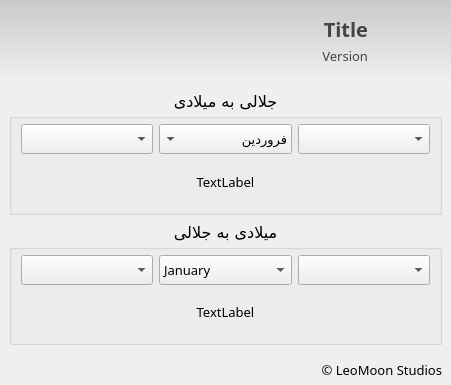
<?xml version="1.0" encoding="UTF-8"?>
<ui version="4.0">
 <class>main</class>
 <widget class="QMainWindow" name="main">
  <property name="geometry">
   <rect>
    <x>0</x>
    <y>0</y>
    <width>451</width>
    <height>385</height>
   </rect>
  </property>
  <property name="minimumSize">
   <size>
    <width>451</width>
    <height>385</height>
   </size>
  </property>
  <property name="maximumSize">
   <size>
    <width>451</width>
    <height>385</height>
   </size>
  </property>
  <property name="windowTitle">
   <string>MainWindow</string>
  </property>
  <property name="windowIcon">
   <iconset resource="resources.qrc">
    <normaloff>:/res/icons/main.svg</normaloff>:/res/icons/main.svg</iconset>
  </property>
  <property name="styleSheet">
   <string notr="true">QFrame#banner {background-color: qlineargradient(x1:0 y1:0, x2:0 y2:1, stop:0 #c9c9c9, stop:1 #F0F0F0); border-radius: 0px;}
QLabel#titleLbl {color: rgb(68,68,68);}
QLabel#verLbl {color: rgb(68,68,68);}</string>
  </property>
  <widget class="QWidget" name="centralwidget">
   <layout class="QVBoxLayout" name="verticalLayout">
    <property name="spacing">
     <number>0</number>
    </property>
    <property name="leftMargin">
     <number>0</number>
    </property>
    <property name="topMargin">
     <number>0</number>
    </property>
    <property name="rightMargin">
     <number>0</number>
    </property>
    <property name="bottomMargin">
     <number>0</number>
    </property>
    <item>
     <widget class="QFrame" name="banner">
      <property name="minimumSize">
       <size>
        <width>0</width>
        <height>81</height>
       </size>
      </property>
      <property name="maximumSize">
       <size>
        <width>16777215</width>
        <height>81</height>
       </size>
      </property>
      <property name="layoutDirection">
       <enum>Qt::RightToLeft</enum>
      </property>
      <property name="frameShape">
       <enum>QFrame::NoFrame</enum>
      </property>
      <property name="frameShadow">
       <enum>QFrame::Raised</enum>
      </property>
      <property name="lineWidth">
       <number>0</number>
      </property>
      <layout class="QHBoxLayout" name="horizontalLayout">
       <property name="spacing">
        <number>0</number>
       </property>
       <property name="leftMargin">
        <number>0</number>
       </property>
       <property name="topMargin">
        <number>0</number>
       </property>
       <property name="rightMargin">
        <number>0</number>
       </property>
       <property name="bottomMargin">
        <number>0</number>
       </property>
       <item>
        <spacer name="horizontalSpacer">
         <property name="orientation">
          <enum>Qt::Horizontal</enum>
         </property>
         <property name="sizeType">
          <enum>QSizePolicy::Fixed</enum>
         </property>
         <property name="sizeHint" stdset="0">
          <size>
           <width>11</width>
           <height>20</height>
          </size>
         </property>
        </spacer>
       </item>
       <item>
        <widget class="QLabel" name="logoLbl">
         <property name="minimumSize">
          <size>
           <width>61</width>
           <height>61</height>
          </size>
         </property>
         <property name="maximumSize">
          <size>
           <width>61</width>
           <height>61</height>
          </size>
         </property>
         <property name="text">
          <string/>
         </property>
         <property name="pixmap">
          <pixmap resource="resources.qrc">:/res/icons/main.svg</pixmap>
         </property>
         <property name="scaledContents">
          <bool>true</bool>
         </property>
        </widget>
       </item>
       <item>
        <spacer name="horizontalSpacer_2">
         <property name="orientation">
          <enum>Qt::Horizontal</enum>
         </property>
         <property name="sizeType">
          <enum>QSizePolicy::Fixed</enum>
         </property>
         <property name="sizeHint" stdset="0">
          <size>
           <width>11</width>
           <height>20</height>
          </size>
         </property>
        </spacer>
       </item>
       <item>
        <widget class="QFrame" name="titleFrm">
         <property name="frameShape">
          <enum>QFrame::NoFrame</enum>
         </property>
         <property name="frameShadow">
          <enum>QFrame::Raised</enum>
         </property>
         <property name="lineWidth">
          <number>0</number>
         </property>
         <layout class="QVBoxLayout" name="verticalLayout_2">
          <property name="spacing">
           <number>6</number>
          </property>
          <property name="leftMargin">
           <number>0</number>
          </property>
          <property name="topMargin">
           <number>0</number>
          </property>
          <property name="rightMargin">
           <number>0</number>
          </property>
          <property name="bottomMargin">
           <number>0</number>
          </property>
          <item>
           <spacer name="verticalSpacer">
            <property name="orientation">
             <enum>Qt::Vertical</enum>
            </property>
            <property name="sizeHint" stdset="0">
             <size>
              <width>20</width>
              <height>18</height>
             </size>
            </property>
           </spacer>
          </item>
          <item>
           <widget class="QLabel" name="titleLbl">
            <property name="maximumSize">
             <size>
              <width>16777215</width>
              <height>25</height>
             </size>
            </property>
            <property name="font">
             <font>
              <family>Vazir</family>
              <pointsize>15</pointsize>
              <weight>75</weight>
              <bold>true</bold>
              <stylestrategy>PreferAntialias</stylestrategy>
             </font>
            </property>
            <property name="text">
             <string>Title</string>
            </property>
            <property name="alignment">
             <set>Qt::AlignRight|Qt::AlignTrailing|Qt::AlignVCenter</set>
            </property>
           </widget>
          </item>
          <item>
           <widget class="QLabel" name="verLbl">
            <property name="font">
             <font>
              <family>Vazir FD</family>
              <pointsize>10</pointsize>
              <stylestrategy>PreferAntialias</stylestrategy>
             </font>
            </property>
            <property name="text">
             <string>Version</string>
            </property>
            <property name="alignment">
             <set>Qt::AlignRight|Qt::AlignTrailing|Qt::AlignVCenter</set>
            </property>
           </widget>
          </item>
          <item>
           <spacer name="verticalSpacer_2">
            <property name="orientation">
             <enum>Qt::Vertical</enum>
            </property>
            <property name="sizeHint" stdset="0">
             <size>
              <width>20</width>
              <height>18</height>
             </size>
            </property>
           </spacer>
          </item>
         </layout>
        </widget>
       </item>
      </layout>
     </widget>
    </item>
    <item>
     <widget class="QFrame" name="contentFrm">
      <property name="frameShape">
       <enum>QFrame::NoFrame</enum>
      </property>
      <property name="frameShadow">
       <enum>QFrame::Raised</enum>
      </property>
      <property name="lineWidth">
       <number>0</number>
      </property>
      <layout class="QVBoxLayout" name="verticalLayout_3">
       <item>
        <widget class="QGroupBox" name="jalaliGrp">
         <property name="font">
          <font>
           <family>Vazir FD</family>
           <pointsize>12</pointsize>
           <stylestrategy>PreferAntialias</stylestrategy>
          </font>
         </property>
         <property name="layoutDirection">
          <enum>Qt::RightToLeft</enum>
         </property>
         <property name="title">
          <string>جلالی به میلادی</string>
         </property>
         <property name="alignment">
          <set>Qt::AlignCenter</set>
         </property>
         <property name="flat">
          <bool>false</bool>
         </property>
         <layout class="QVBoxLayout" name="verticalLayout_5">
          <property name="topMargin">
           <number>5</number>
          </property>
          <item>
           <layout class="QVBoxLayout" name="verticalLayout_4">
            <item>
             <layout class="QHBoxLayout" name="horizontalLayout_3">
              <item>
               <widget class="QComboBox" name="jalaliDCbox">
                <property name="minimumSize">
                 <size>
                  <width>0</width>
                  <height>30</height>
                 </size>
                </property>
                <property name="font">
                 <font>
                  <family>Vazir FD</family>
                  <pointsize>10</pointsize>
                  <stylestrategy>PreferAntialias</stylestrategy>
                 </font>
                </property>
                <property name="layoutDirection">
                 <enum>Qt::LeftToRight</enum>
                </property>
               </widget>
              </item>
              <item>
               <widget class="QComboBox" name="jalaliMCbox">
                <property name="minimumSize">
                 <size>
                  <width>0</width>
                  <height>30</height>
                 </size>
                </property>
                <property name="font">
                 <font>
                  <family>Vazir FD</family>
                  <pointsize>10</pointsize>
                  <stylestrategy>PreferAntialias</stylestrategy>
                 </font>
                </property>
                <property name="layoutDirection">
                 <enum>Qt::RightToLeft</enum>
                </property>
                <item>
                 <property name="text">
                  <string>فروردین</string>
                 </property>
                </item>
                <item>
                 <property name="text">
                  <string>اردیبهشت</string>
                 </property>
                </item>
                <item>
                 <property name="text">
                  <string>خرداد</string>
                 </property>
                </item>
                <item>
                 <property name="text">
                  <string>تیر</string>
                 </property>
                </item>
                <item>
                 <property name="text">
                  <string>مرداد</string>
                 </property>
                </item>
                <item>
                 <property name="text">
                  <string>شهریور</string>
                 </property>
                </item>
                <item>
                 <property name="text">
                  <string>مهر</string>
                 </property>
                </item>
                <item>
                 <property name="text">
                  <string>آبان</string>
                 </property>
                </item>
                <item>
                 <property name="text">
                  <string>آذر</string>
                 </property>
                </item>
                <item>
                 <property name="text">
                  <string>دی</string>
                 </property>
                </item>
                <item>
                 <property name="text">
                  <string>بهمن</string>
                 </property>
                </item>
                <item>
                 <property name="text">
                  <string>اسفند</string>
                 </property>
                </item>
               </widget>
              </item>
              <item>
               <widget class="QComboBox" name="jalaliYCbox">
                <property name="minimumSize">
                 <size>
                  <width>0</width>
                  <height>30</height>
                 </size>
                </property>
                <property name="font">
                 <font>
                  <family>Vazir FD</family>
                  <pointsize>10</pointsize>
                  <stylestrategy>PreferAntialias</stylestrategy>
                 </font>
                </property>
                <property name="layoutDirection">
                 <enum>Qt::LeftToRight</enum>
                </property>
               </widget>
              </item>
             </layout>
            </item>
            <item>
             <widget class="QLabel" name="j2mLbl">
              <property name="font">
               <font>
                <family>Vazir</family>
                <pointsize>10</pointsize>
                <stylestrategy>PreferAntialias</stylestrategy>
               </font>
              </property>
              <property name="text">
               <string>TextLabel</string>
              </property>
              <property name="alignment">
               <set>Qt::AlignCenter</set>
              </property>
             </widget>
            </item>
           </layout>
          </item>
         </layout>
        </widget>
       </item>
       <item>
        <widget class="QGroupBox" name="miladiGrp">
         <property name="font">
          <font>
           <family>Vazir FD</family>
           <pointsize>12</pointsize>
           <stylestrategy>PreferAntialias</stylestrategy>
          </font>
         </property>
         <property name="layoutDirection">
          <enum>Qt::RightToLeft</enum>
         </property>
         <property name="title">
          <string>میلادی به جلالی</string>
         </property>
         <property name="alignment">
          <set>Qt::AlignCenter</set>
         </property>
         <property name="flat">
          <bool>false</bool>
         </property>
         <layout class="QGridLayout" name="gridLayout">
          <property name="leftMargin">
           <number>9</number>
          </property>
          <property name="topMargin">
           <number>5</number>
          </property>
          <item row="0" column="0">
           <layout class="QVBoxLayout" name="verticalLayout_6">
            <item>
             <layout class="QHBoxLayout" name="horizontalLayout_4">
              <item>
               <widget class="QComboBox" name="miladiDCbox">
                <property name="minimumSize">
                 <size>
                  <width>0</width>
                  <height>30</height>
                 </size>
                </property>
                <property name="font">
                 <font>
                  <family>Vazir</family>
                  <pointsize>10</pointsize>
                  <stylestrategy>PreferAntialias</stylestrategy>
                 </font>
                </property>
                <property name="layoutDirection">
                 <enum>Qt::LeftToRight</enum>
                </property>
               </widget>
              </item>
              <item>
               <widget class="QComboBox" name="miladiMCbox">
                <property name="minimumSize">
                 <size>
                  <width>0</width>
                  <height>30</height>
                 </size>
                </property>
                <property name="font">
                 <font>
                  <family>Vazir</family>
                  <pointsize>10</pointsize>
                  <stylestrategy>PreferAntialias</stylestrategy>
                 </font>
                </property>
                <property name="layoutDirection">
                 <enum>Qt::LeftToRight</enum>
                </property>
                <item>
                 <property name="text">
                  <string>January</string>
                 </property>
                </item>
                <item>
                 <property name="text">
                  <string>February</string>
                 </property>
                </item>
                <item>
                 <property name="text">
                  <string>March</string>
                 </property>
                </item>
                <item>
                 <property name="text">
                  <string>April</string>
                 </property>
                </item>
                <item>
                 <property name="text">
                  <string>May</string>
                 </property>
                </item>
                <item>
                 <property name="text">
                  <string>June</string>
                 </property>
                </item>
                <item>
                 <property name="text">
                  <string>July</string>
                 </property>
                </item>
                <item>
                 <property name="text">
                  <string>August</string>
                 </property>
                </item>
                <item>
                 <property name="text">
                  <string>September</string>
                 </property>
                </item>
                <item>
                 <property name="text">
                  <string>October</string>
                 </property>
                </item>
                <item>
                 <property name="text">
                  <string>November</string>
                 </property>
                </item>
                <item>
                 <property name="text">
                  <string>December</string>
                 </property>
                </item>
               </widget>
              </item>
              <item>
               <widget class="QComboBox" name="miladiYCbox">
                <property name="minimumSize">
                 <size>
                  <width>0</width>
                  <height>30</height>
                 </size>
                </property>
                <property name="font">
                 <font>
                  <family>Vazir</family>
                  <pointsize>10</pointsize>
                  <stylestrategy>PreferAntialias</stylestrategy>
                 </font>
                </property>
                <property name="layoutDirection">
                 <enum>Qt::LeftToRight</enum>
                </property>
               </widget>
              </item>
             </layout>
            </item>
            <item>
             <widget class="QLabel" name="m2jLbl">
              <property name="font">
               <font>
                <family>Vazir FD</family>
                <pointsize>10</pointsize>
                <stylestrategy>PreferAntialias</stylestrategy>
               </font>
              </property>
              <property name="text">
               <string>TextLabel</string>
              </property>
              <property name="alignment">
               <set>Qt::AlignCenter</set>
              </property>
             </widget>
            </item>
           </layout>
          </item>
         </layout>
        </widget>
       </item>
      </layout>
     </widget>
    </item>
    <item>
     <widget class="QFrame" name="statusFrm">
      <property name="minimumSize">
       <size>
        <width>0</width>
        <height>31</height>
       </size>
      </property>
      <property name="maximumSize">
       <size>
        <width>16777215</width>
        <height>31</height>
       </size>
      </property>
      <property name="font">
       <font>
        <family>Vazir</family>
        <pointsize>10</pointsize>
       </font>
      </property>
      <property name="frameShape">
       <enum>QFrame::NoFrame</enum>
      </property>
      <property name="frameShadow">
       <enum>QFrame::Raised</enum>
      </property>
      <property name="lineWidth">
       <number>0</number>
      </property>
      <layout class="QHBoxLayout" name="horizontalLayout_2">
       <property name="spacing">
        <number>0</number>
       </property>
       <property name="leftMargin">
        <number>9</number>
       </property>
       <property name="topMargin">
        <number>0</number>
       </property>
       <property name="rightMargin">
        <number>9</number>
       </property>
       <property name="bottomMargin">
        <number>0</number>
       </property>
       <item>
        <widget class="QLabel" name="statusLbl">
         <property name="font">
          <font>
           <family>Vazir</family>
           <pointsize>10</pointsize>
           <stylestrategy>PreferAntialias</stylestrategy>
          </font>
         </property>
         <property name="text">
          <string/>
         </property>
        </widget>
       </item>
       <item>
        <widget class="QLabel" name="copyLbl">
         <property name="minimumSize">
          <size>
           <width>150</width>
           <height>0</height>
          </size>
         </property>
         <property name="maximumSize">
          <size>
           <width>131</width>
           <height>16777215</height>
          </size>
         </property>
         <property name="font">
          <font>
           <family>Vazir</family>
           <pointsize>10</pointsize>
           <stylestrategy>PreferAntialias</stylestrategy>
          </font>
         </property>
         <property name="text">
          <string>© LeoMoon Studios</string>
         </property>
         <property name="alignment">
          <set>Qt::AlignRight|Qt::AlignTrailing|Qt::AlignVCenter</set>
         </property>
        </widget>
       </item>
      </layout>
     </widget>
    </item>
   </layout>
  </widget>
 </widget>
 <resources>
  <include location="resources.qrc"/>
 </resources>
 <connections/>
</ui>
